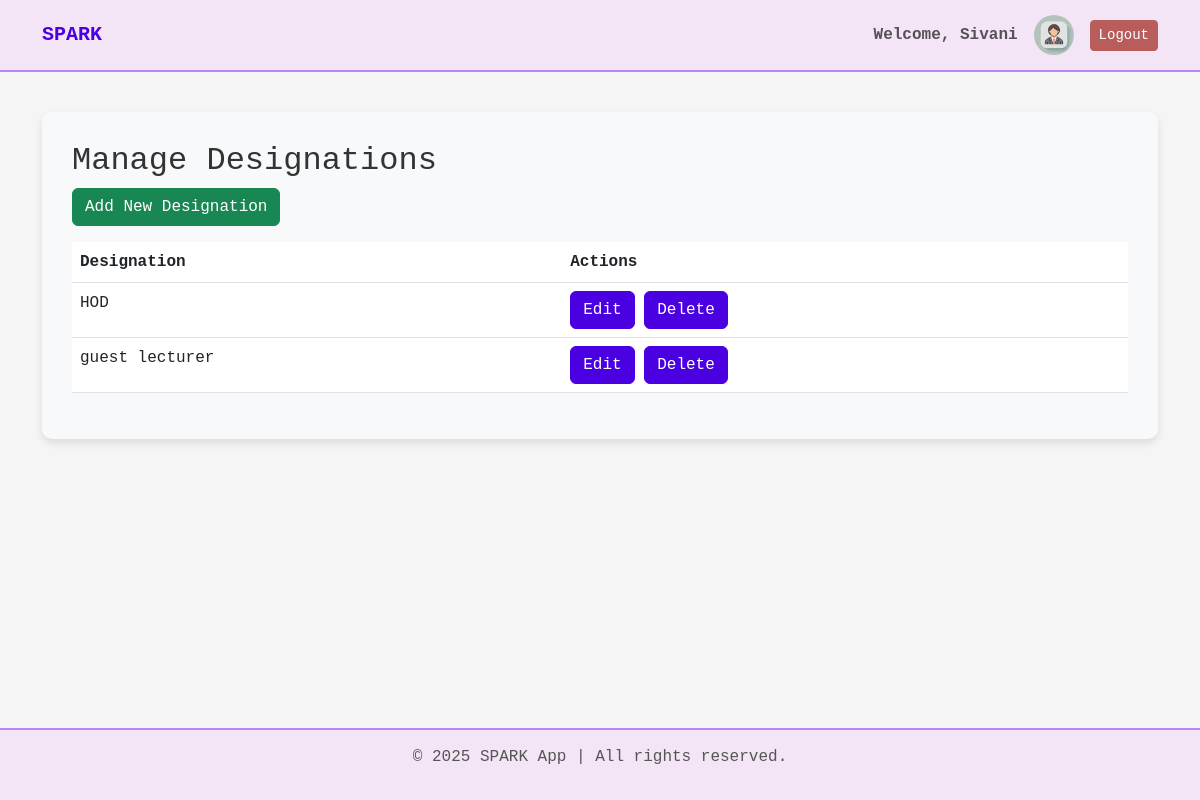
The page /manage-designation/ (signed in) on the database its author committed.
### sparkapp/models.py (models this page shows, shortened)
class Designation(models.Model):
    designation_id = models.AutoField(primary_key=True)
    designation_name = models.CharField(max_length=100)

### sparkapp/views.py (the view)
# urls.py: path('manage-designation/', views.manage_designation, name='manage_designation'),
@login_required
@user_passes_test(admin_group_required)
def manage_designation(request):
    designations = Designation.objects.all()
    return render(request, 'manage_designation.html', {'designations': designations})

### sparkapp/context_processors.py (called while the page is built)
def is_teacher(request):
    return {'is_teacher': request.user.groups.filter(name='Teacher').exists()}

def is_admin(request):
    return {'is_admin': request.user.groups.filter(name='Admin').exists()}

def is_principal(request):
    return {'is_principal': request.user.groups.filter(name='Principal').exists()}

### sparkapp/views.py (called while the page is built)
def admin_group_required(user):
    return user.groups.filter(name='Admin').exists()

### sparkapp/templates/manage_designation.html (shortened to what this page needs)
{% extends 'base.html' %}
{% block content %}
    <h2>Manage Designations</h2>
    <a href="{% url 'add_designation' %}" class="btn btn-success mb-3">Add New Designation</a>
    <table class="table">
        <thead>
            <tr>
                <th>Designation</th>
                <th>Actions</th>
            </tr>
        </thead>
        <tbody>
            {% for designation in designations %}
                <tr>
                    <td>{{ designation.designation_name }}</td>
                    <td>
                        <a href="{% url 'edit_designation' designation.designation_id %}" class="btn btn-primary">Edit</a>
                        <a href="{% url 'delete_designation' designation.designation_id %}" class="btn btn-primary">Delete</a>
                    </td>
                </tr>
            {% endfor %}
        </tbody>
    </table>
{% endblock %}

### sparkapp/templates/base.html (shortened to what this page needs)
<!DOCTYPE html>
<html lang="en">
<head>
    <link href="https://cdn.jsdelivr.net/npm/bootstrap@5.3.0-alpha3/dist/css/bootstrap.min.css" rel="stylesheet">
</head>
<body>
    <nav class="navbar navbar-expand-lg">
        <div class="container">
            <a class="navbar-brand" href="{% url 'index' %}">SPARK</a>
            <div class="collapse navbar-collapse" id="navbarNav">
                <ul class="navbar-nav ms-auto align-items-center">
                    {% if user.is_authenticated %}
                        <li class="nav-item me-3">
                            <span class="navbar-text fw-bold">
                                Welcome, {{ user.username|title }}
                            </span>
                        </li>
                        <li class="nav-item me-3">
                            {% if user.employee.profile_pic %}
                                <img src="{{ user.employee.profile_pic.url }}" alt="Profile Picture" class="user-avatar" width="40" height="40" style="border-radius: 50%;">
                            {% else %}
                                <img src="/media/profile_pics/default.webp" alt="Default Profile Picture" class="user-avatar" width="40" height="40" style="border-radius: 50%;">
                            {% endif %}
                        </li>
                        <li class="nav-item">
                            <form method="post" action="{% url 'logout' %}">
                                <button class="btn btn-danger btn-sm" type="submit">Logout</button>
                            </form>
                        </li>
                    {% else %}
                        <li class="nav-item"><a class="nav-link" href="{% url 'login' %}">Login</a></li>
                    {% endif %}
                </ul>
            </div>
        </div>
    </nav>
    <div class="container main-content">
        <div class="content-card">
            {% block content %}{% endblock %}
        </div>
    </div>
    <footer>
        <p>&copy; 2025 SPARK App | All rights reserved.</p>
    </footer>
</body>
</html>

### rows shown on the page
Designation: designation_name "HOD"
Designation: designation_name "guest lecturer"

### other values the page prints
{{ user.username|title }} "Sivani"
